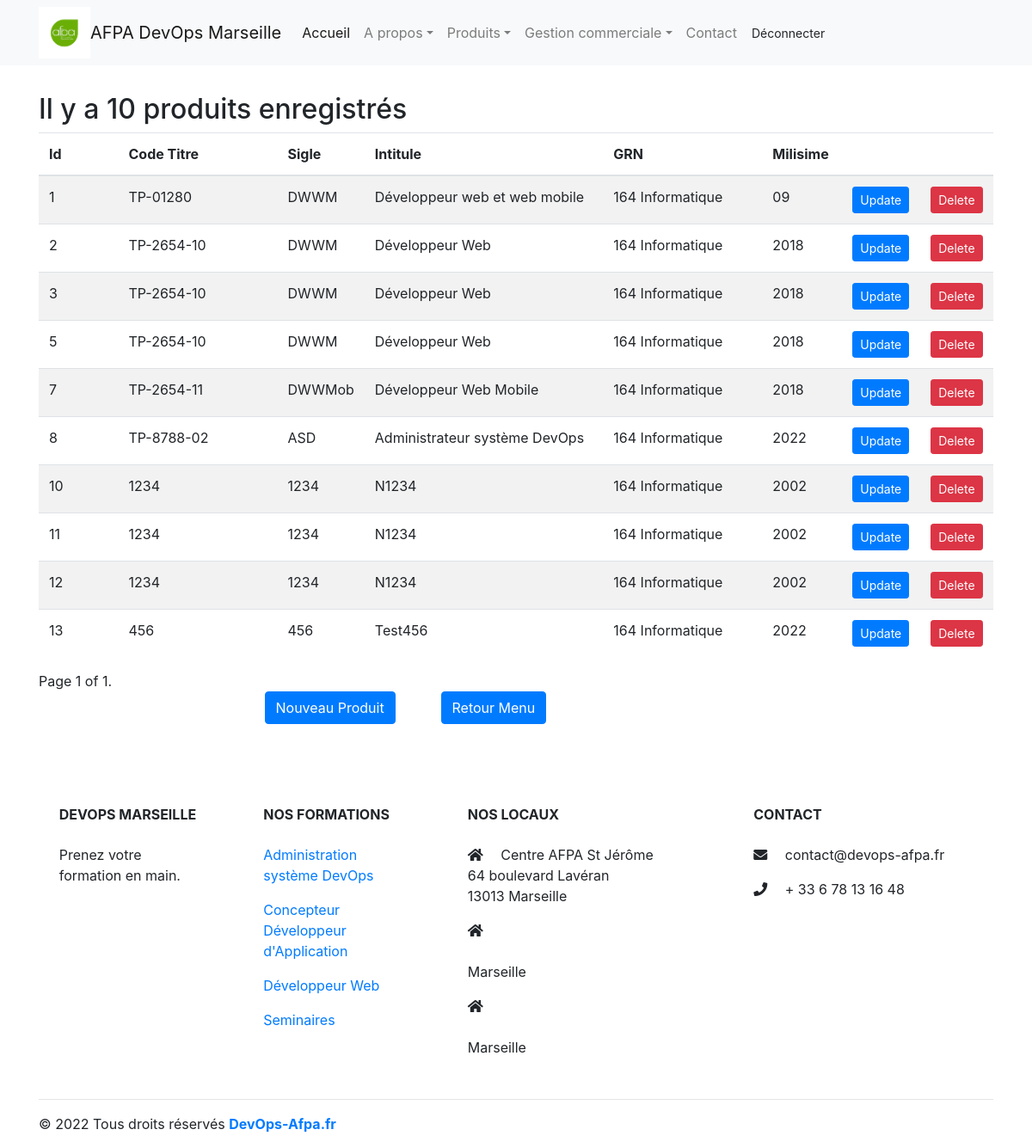
The page /produit/list (signed in) on the database as committed earlier.
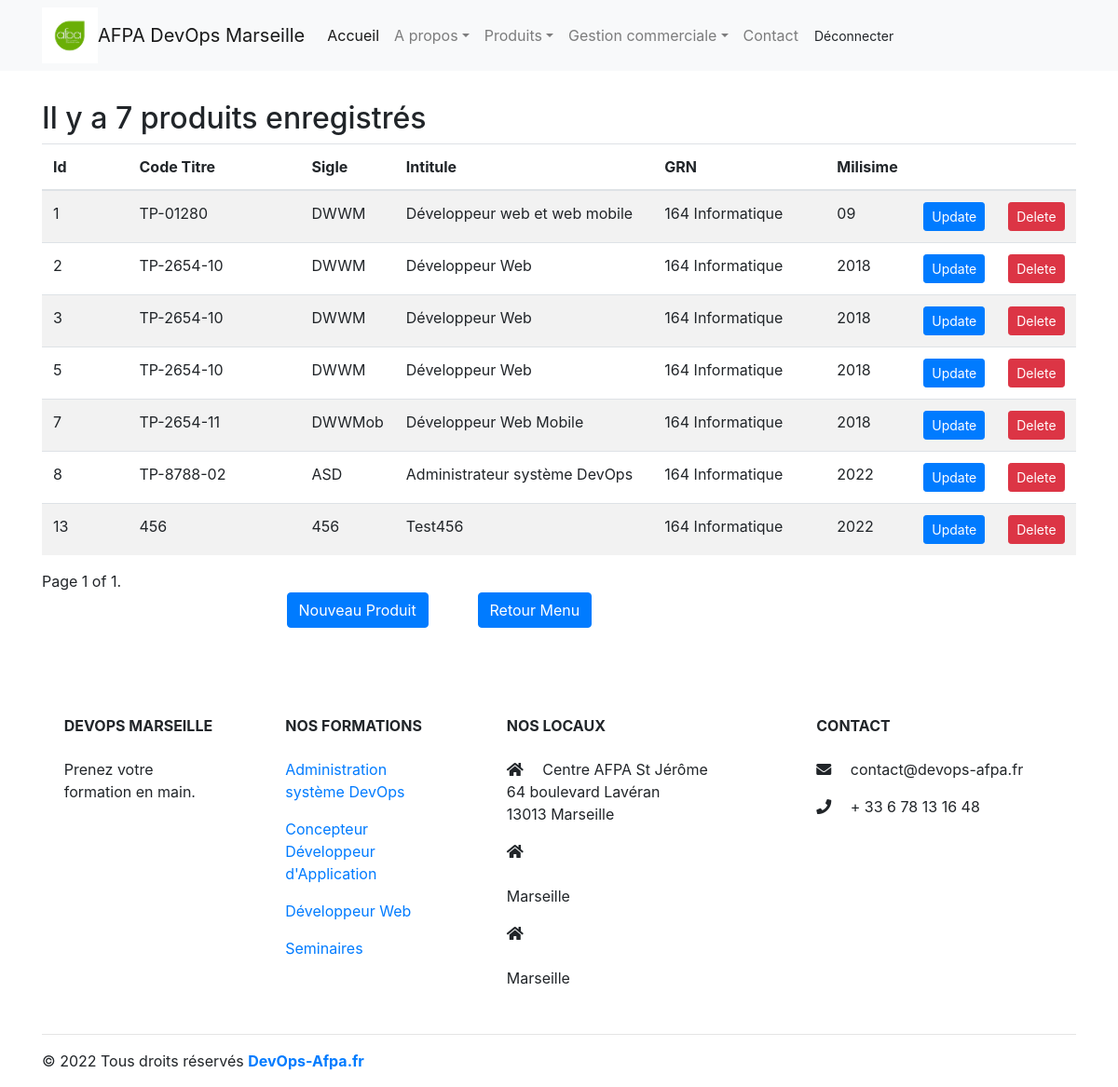
The same page on the database as committed later.
### produit/models.py (models this page shows, shortened)
class Produit(models.Model):
    id = models.AutoField(primary_key=True)
    code = models.CharField(max_length=20, blank=True, default="none")
    sigle = models.CharField(max_length=20, blank=True, default="none")
    intitule = models.CharField(max_length=500, blank=True, default="none")
    grn = models.ForeignKey('administration.Grn', blank=True, null=True, on_delete=models.PROTECT)
    milisime = models.CharField(max_length=20, blank=True, default="none")

### administration/models.py (models this page shows)
class Grn(models.Model):
    id = models.AutoField(primary_key=True)
    code = models.CharField(max_length=20, blank=True, default="none")
    description = models.CharField(max_length=500, blank=True, default="none")
    def __str__(self):
        return "%s %s" % (self.code, self.description)

### produit/views.py (the view)
# urls.py: path('list', views.produit_list, name='produit_list'),
@staff_member_required
def produit_list(request, template_name='produit/list.html'):
    contact_list = Produit.objects.all()
    paginator = Paginator(contact_list, 10)
    page = request.GET.get('page')
    try:
        produits = paginator.page(page)
    except PageNotAnInteger:
        produits = paginator.page(1)
    except EmptyPage:
        produits = paginator.page(paginator.num_pages)
    return render(request, template_name, {'produits': produits})

### templates/produit/list.html (shortened to what this page needs)
{% extends "base.html" %}
{% load crispy_forms_tags %}
{% load static %}
{% block content %}
{% if request.user.is_authenticated %}
<div class="row">
    <div class="col-md-12">
        <h2>Il y a {{ produits|length}} produits enregistrés</h2>
    </div>
</div>
<div class="row">
    <div class="col-md-12">
        <div class="table-responsive-md">
            <table class="table table-borderd table-hover table-striped">
                <thead>
                <tr>
                    <th class="col-sm-1">Id</th>
                    <th class="col-sm-2">Code Titre</th>
                    <th class="col-sm-1">Sigle</th>
                    <th class="col-sm-3">Intitule</th>
                    <th class="col-sm-2">GRN</th>
                    <th class="col-sm-1">Milisime</th>
                    <th></th>
                    <th></th>
                </tr>
                </thead>
                <tbody>
                {% for item in produits %}
                <tr>
                    <td>{{ item.id }}</td>
                    <td>{{ item.code }}</td>
                    <td>{{ item.sigle }}</td>
                    <td>{{ item.intitule }}</td>
                    <td>{{ item.grn }}</td>
                    <td>{{ item.milisime }}</td>
                    <td align="center">
                        <a href="{% url 'produit:produit_update' item.id %}">
                            <button class="btn btn-primary btn-sm" data-title="Edit" data-toggle="modal"
                                    data-target="#edit">
                                <span class="glyphicon glyphicon-pencil">
                                    Update
                                </span>
                            </button>
                        </a>
                    </td>
                    <td align="center">
                        <a href="{% url 'produit:produit_delete' item.id %}">
                            <button class="btn btn-danger btn-sm" data-title="Delete" data-toggle="modal"
                                    data-target="#delete">
                                <span class="glyphicon glyphicon-trash">
                                    Delete
                                </span>
                            </button>
                        </a>
                    </td>
                </tr>
                {% endfor %}
                </tbody>
            </table>
        </div>
        <div class="pagination">
			<span class="step-links">
				<span class="current">
					Page {{ produits.number }} of {{ produits.paginator.num_pages }}.
				</span>
			</span>
        </div>
    </div>
</div>
</div>
<div class="row">
    <div class='col-sm-3'>
    </div>
    <div class='col-sm-2'>
        <p><a class="btn btn-md btn-primary" href="/produit/add" role="button">Nouveau Produit </a></p>
    </div>
    <div class='col-sm-2'>
        <p><a class="btn btn-md btn-primary" href="{% url 'home' %}" role="button">Retour Menu</a></p>
    </div>
</div>
{% else %}
<h1>Need to log in </h1>
{% endif %}
{% endblock %}

### templates/base.html (shortened to what this page needs)
{% load static %}
<!DOCTYPE html>
<html lang="en">
  <head>
    {% include 'head_css.html' %}
    <div class="header">
        {% include 'navbar.html' %}
    </div>
  </head>
  <main class="mt-5">
    <div class="container">
      {% block content %}
      {% endblock %}
  </main>
 {% include 'footer.html' %}
</html>

### templates/head_css.html (shortened to what this page needs)
{% load static %}
<link rel="stylesheet" href="https://stackpath.bootstrapcdn.com/bootstrap/4.3.1/css/bootstrap.min.css">
<link rel="stylesheet" href="https://maxcdn.bootstrapcdn.com/font-awesome/4.7.0/css/font-awesome.min.css">
<link rel="stylesheet" href="https://use.fontawesome.com/releases/v5.7.2/css/all.css">

### templates/javascript.html (shortened to what this page needs)
{% load static %}

### templates/navbar.html (shortened to what this page needs)
{% load static %}
<nav class="navbar navbar-default fixed-top navbar-expand-lg navbar-light bg-light">
  <div class="container">
   <img src="/static/media/Logo-AFPA-1.jpeg" width="60px" class="d-inline-block align-left" alt="AFPA DevOps Marseille">
    <a class="navbar-brand" href="https://www.devops-afpa.fr">AFPA DevOps Marseille</a>
 <div class="collapse navbar-collapse" id="navbarSupportedContent">
    <ul class="navbar-nav mr-auto">
    <li class="nav-item active"> <a class="nav-link" href="{% url 'home' %}">Accueil<span class="sr-only">(current)</span></a>
    </li>
    <li class="nav-item dropdown">
      <a class="nav-link dropdown-toggle" href="#" id="navbarDropdown" role="button" data-toggle="dropdown" aria-haspopup="true" aria-expanded="false">A propos</a>
    </li>
    <li class="nav-item dropdown">
        <a class="nav-link dropdown-toggle" data-toggle="dropdown" href="#" role="button" id="navbarDropdown" aria-haspopup="true" aria-expanded="false">Produits</a>
    </li>
     {% if request.user.is_staff %}
      <li class="nav-item dropdown">
        <a class="nav-link dropdown-toggle" data-toggle="dropdown" href="#" role="button" id="navbarDropdown" aria-haspopup="true" aria-expanded="false">Gestion commerciale</a>
      </li>
    {% endif %}
      <li class="nav-item"> <a class="nav-link" href="">Contact</a>
      </li>
    {% if request.user.is_authenticated %}
      <div class="collapse navbar-collapse justify-content-end">
        <ul class="navbar-nav">
        <li class="nav-item active">
        <a class="btn btn-indigo btn-sm" href="" role="button">Déconnecter</a>
      </li>
      </ul></div>
    {% endif %}
    </ul>
  </div></div>
</nav>

### templates/footer.html (shortened to what this page needs)
<footer class="page-footer font-small mdb-color pt-4 mt-4">
  <div class="container text-center text-md-left">
    <div class="row text-center text-md-left mt-3 pb-3">
      <div class="col-md-3 col-lg-2 col-xl-2 mx-auto mt-3">
        <h6 class="text-uppercase mb-4 font-weight-bold">DevOps Marseille</h6>
        <p>Prenez votre formation en main.</p>
      </div>
      <div class="col-md-2 col-lg-2 col-xl-2 mx-auto mt-3">
        <h6 class="text-uppercase mb-4 font-weight-bold">Nos formations</h6>
        <p><a href="/devops">Administration système DevOps </a></p>
        <p><a href="/cda">Concepteur Développeur d'Application</a></p>
        <p><a href="/devoppement">Développeur Web</a></p>
        <p><a href="/">Seminaires</a></p>
      </div>
      <div class="col-md-3 col-lg-3 col-xl-3 mx-auto mt-3">
        <h6 class="text-uppercase mb-4 font-weight-bold">Nos locaux</h6>
        <p><i class="fa fa-home mr-3"></i> Centre AFPA St Jérôme<br />64 boulevard Lavéran<br /> 13013 Marseille</p>
        <p><i class="fa fa-home mr-3"></i><br />  <br />   Marseille</p>
        <p><i class="fa fa-home mr-3"></i> <br />  <br />   Marseille</p>
      </div>
      <div class="col-md-4 col-lg-3 col-xl-3 mx-auto mt-3">
        <h6 class="text-uppercase mb-4 font-weight-bold">Contact</h6>
        <p><i class="fa fa-envelope mr-3"></i> contact@devops-afpa.fr</p>
        <p><i class="fa fa-phone mr-3"></i> + 33 6 78 13 16 48</p>
      </div>
    </div>
    <hr>
    <div class="row d-flex align-items-center">
      <div class="col-md-8 col-lg-8">
        <p class="text-center text-md-left">© {% now "Y" %} Tous droits réservés <a href="https://www.devops-afpa.fr/"><strong> DevOps-Afpa.fr</strong></a></p>
      </div>
      <div class="col-md-4 col-lg-4 ml-lg-0">
        <div class="text-center text-md-right">
          <ul class="list-unstyled list-inline">
            <li class="list-inline-item"><a class="btn-floating btn-sm rgba-white-slight mx-1" href="https://www.facebook.com/devops-afpa/"><i class="fa fa-facebook"></i></a></li>
            <li class="list-inline-item"><a class="btn-floating btn-sm rgba-white-slight mx-1"><i class="fa fa-twitter"></i></a></li>
          </ul>
        </div>
      </div>
    </div>
  </div>
</footer>

Rows that differ between the two databases and show on the page:
removed Produit: id "10", code "1234", sigle "1234", intitule "N1234", grn "164 Informatique", milisime "2002"
removed Produit: id "11", code "1234", sigle "1234", intitule "N1234", grn "164 Informatique", milisime "2002"
removed Produit: id "12", code "1234", sigle "1234", intitule "N1234", grn "164 Informatique", milisime "2002"
Other text that changed with them:
{{ produits|length }}: "10" → "7"
